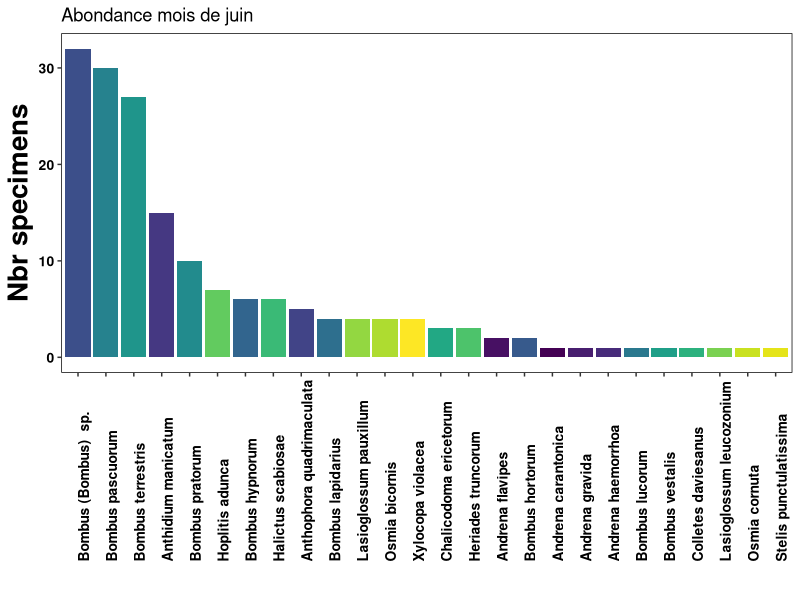
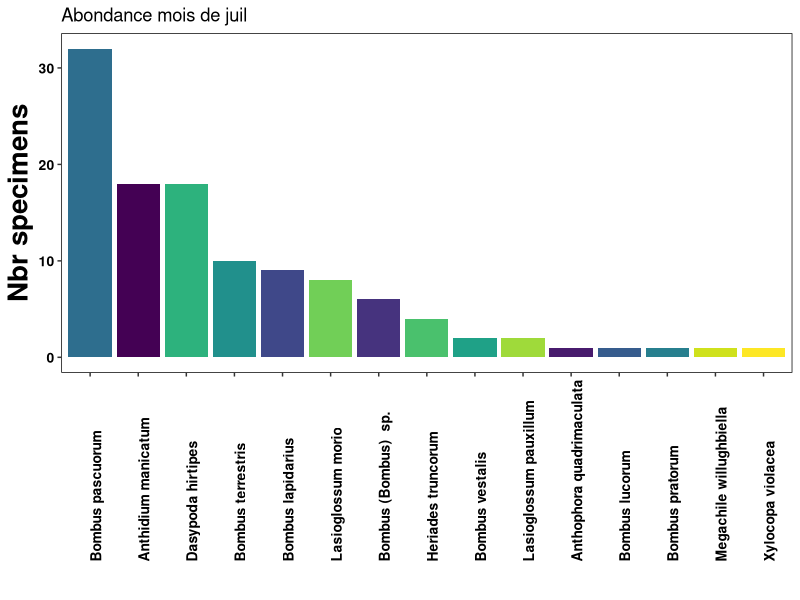
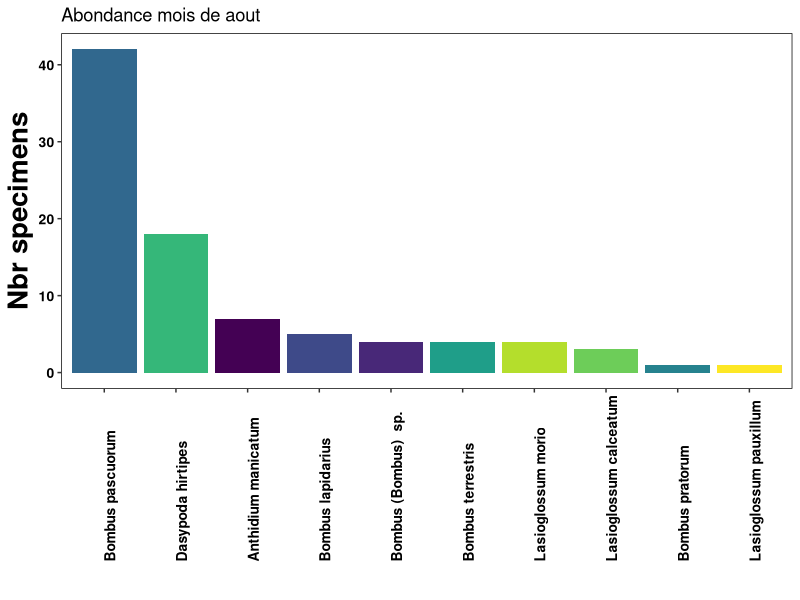
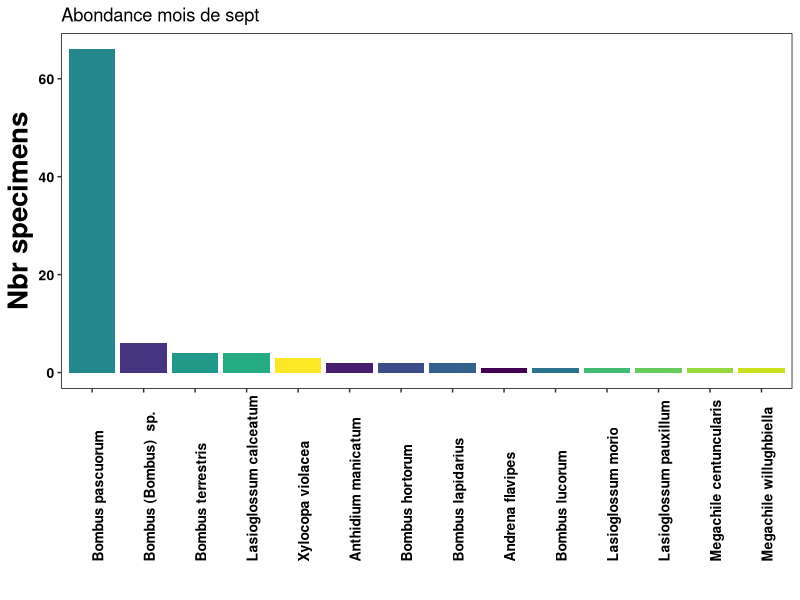

The R script that drew these images, in order:
## ---- chunk 1
library("readxl") 
library(dplyr)
library(ggplot2)
library(RColorBrewer)
library(stringr)
library(dplyr)

## ---- chunk 2
# Tour PC
setwd("D:/OneDrive - UMONS/UMONS/MA2/MEMOIRE/Statistique/R/STAT-MEMOIRE/RAW1/From DFF")
# Laptop
#setwd("C:/Users/Jordan/OneDrive - UMONS/UMONS/MA2/MEMOIRE/Statistique/R/STAT-MEMOIRE/RAW1/From DFF")
date <- read_excel("date_sp.xls")
## ---- chunk 3
date <- filter(date, !sp == "Apis mellifera")

date$mois <- substr(date$date,5,6)
date$jour <- substr(date$date,7,8)
date$mois <- as.numeric(date$mois)

# De juillet à septembre
juin <- filter(date, mois==06)
juil <- filter(date, mois==07)
aout <- filter(date, mois==08)
sept <- filter(date, mois==09)

#juin <-	arrange(juin, desc(abun))
juil <-	arrange(juil, desc(abun),jour)
aout <-	arrange(aout, desc(abun),jour)
sept <-	arrange(sept, desc(abun),jour)


## ---- chunk 4
# SetNames va me permettre de renommer directement (possible avec renames aussi)
# Aggregate va additionner toutes les sp qu'importe les sites
# Je ne sais pas à quoi sert replace
#juin <- rename(juin, "Familly" = "GR2", "Individual" = "Donnees") -> fam
juin_all <- setNames(aggregate(juin$abun, list(juin$sp), FUN=sum, replace = FALSE), c("sp", "abun"))

ggplot(juin_all, aes(x= reorder(sp, -abun) , y=abun,fill=sp)) +
  geom_bar(stat="identity") +
  labs(title = "Abondance mois de juin", x = ' ', y = 'Nbr specimens') +
  scale_color_brewer(palette = "Dark2") +
  theme(axis.title.x = element_text(face="bold", size = 20), # Titre axe x
        axis.title.y = element_text(face="bold", size = 20), # Titre axe y
        axis.text.x = element_text(face="bold", color= "black", size=10, hjust=0, angle = 90), # Echelle x
        axis.text.y = element_text(face="bold", color= "black", size=10), # Echelle y
        panel.grid.major = element_blank(),panel.grid.minor = element_blank(),
        panel.background = element_rect(fill='white', colour='black'),
        legend.position = "none") +
  scale_fill_viridis_d()

juin <- knitr::kable(juin)
juin
## ---- chunk 5
# SetNames va me permettre de renommer directement (possible avec renames aussi)
# Aggregate va additionner toutes les sp qu'importe les sites
# Je ne sais pas à quoi sert replace
#juin <- rename(juin, "Familly" = "GR2", "Individual" = "Donnees") -> fam
juil_all <- setNames(aggregate(juil$abun, list(juil$sp), FUN=sum, replace = FALSE), c("sp", "abun"))

ggplot(juil_all, aes(x= reorder(sp, -abun) , y=abun,fill=sp)) +
  geom_bar(stat="identity") +
  labs(title = "Abondance mois de juil", x = ' ', y = 'Nbr specimens') +
  scale_color_brewer(palette = "Dark2") +
  theme(axis.title.x = element_text(face="bold", size = 20), # Titre axe x
        axis.title.y = element_text(face="bold", size = 20), # Titre axe y
        axis.text.x = element_text(face="bold", color= "black", size=10, hjust=0, angle = 90), # Echelle x
        axis.text.y = element_text(face="bold", color= "black", size=10), # Echelle y
        panel.grid.major = element_blank(),panel.grid.minor = element_blank(),
        panel.background = element_rect(fill='white', colour='black'),
        legend.position = "none") +
  scale_fill_viridis_d()

juil <- knitr::kable(juil)
juil
## ---- chunk 6
# SetNames va me permettre de renommer directement (possible avec renames aussi)
# Aggregate va additionner toutes les sp qu'importe les sites
# Je ne sais pas à quoi sert replace
#aout <- rename(aout, "Familly" = "GR2", "Individual" = "Donnees") -> fam
aout_all <- setNames(aggregate(aout$abun, list(aout$sp), FUN=sum, replace = FALSE), c("sp", "abun"))

ggplot(aout_all, aes(x= reorder(sp, -abun) , y=abun,fill=sp)) +
  geom_bar(stat="identity") +
  labs(title = "Abondance mois de aout", x = ' ', y = 'Nbr specimens') +
  scale_color_brewer(palette = "Dark2") +
  theme(axis.title.x = element_text(face="bold", size = 20), # Titre axe x
        axis.title.y = element_text(face="bold", size = 20), # Titre axe y
        axis.text.x = element_text(face="bold", color= "black", size=10, hjust=0, angle = 90), # Echelle x
        axis.text.y = element_text(face="bold", color= "black", size=10), # Echelle y
        panel.grid.major = element_blank(),panel.grid.minor = element_blank(),
        panel.background = element_rect(fill='white', colour='black'),
        legend.position = "none") +
  scale_fill_viridis_d()

aout <- knitr::kable(aout)
aout
## ---- chunk 7
# SetNames va me permettre de renommer directement (possible avec renames aussi)
# Aggregate va additionner toutes les sp qu'importe les sites
# Je ne sais pas à quoi sert replace
#sept <- rename(sept, "Familly" = "GR2", "Individual" = "Donnees") -> fam
sept_all <- setNames(aggregate(sept$abun, list(sept$sp), FUN=sum, replace = FALSE), c("sp", "abun"))

ggplot(sept_all, aes(x= reorder(sp, -abun) , y=abun,fill=sp)) +
  geom_bar(stat="identity") +
  labs(title = "Abondance mois de sept", x = ' ', y = 'Nbr specimens') +
  scale_color_brewer(palette = "Dark2") +
  theme(axis.title.x = element_text(face="bold", size = 20), # Titre axe x
        axis.title.y = element_text(face="bold", size = 20), # Titre axe y
        axis.text.x = element_text(face="bold", color= "black", size=10, hjust=0, angle = 90), # Echelle x
        axis.text.y = element_text(face="bold", color= "black", size=10), # Echelle y
        panel.grid.major = element_blank(),panel.grid.minor = element_blank(),
        panel.background = element_rect(fill='white', colour='black'),
        legend.position = "none") +
  scale_fill_viridis_d()
 
sept <- knitr::kable(sept)
sept
